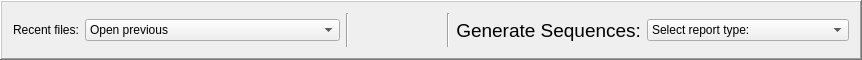
         <widget class="QFrame" name="frame_7">
          <property name="sizePolicy">
           <sizepolicy hsizetype="Preferred" vsizetype="Preferred">
            <horstretch>0</horstretch>
            <verstretch>0</verstretch>
           </sizepolicy>
          </property>
          <property name="minimumSize">
           <size>
            <width>0</width>
            <height>60</height>
           </size>
          </property>
          <property name="maximumSize">
           <size>
            <width>16777215</width>
            <height>34</height>
           </size>
          </property>
          <property name="frameShape">
           <enum>QFrame::WinPanel</enum>
          </property>
          <property name="frameShadow">
           <enum>QFrame::Raised</enum>
          </property>
          <layout class="QHBoxLayout" name="horizontalLayout_2">
           <item>
            <widget class="QLabel" name="label_2">
             <property name="text">
              <string>Recent files:</string>
             </property>
            </widget>
           </item>
           <item>
            <widget class="QComboBox" name="cboRecent">
             <property name="minimumSize">
              <size>
               <width>255</width>
               <height>0</height>
              </size>
             </property>
             <item>
              <property name="text">
               <string>Open previous</string>
              </property>
             </item>
            </widget>
           </item>
           <item>
            <widget class="Line" name="line_6">
             <property name="orientation">
              <enum>Qt::Vertical</enum>
             </property>
            </widget>
           </item>
           <item>
            <widget class="QPushButton" name="btnCopyRecords">
             <property name="sizePolicy">
              <sizepolicy hsizetype="Fixed" vsizetype="Preferred">
               <horstretch>0</horstretch>
               <verstretch>0</verstretch>
              </sizepolicy>
             </property>
             <property name="minimumSize">
              <size>
               <width>0</width>
               <height>0</height>
              </size>
             </property>
             <property name="maximumSize">
              <size>
               <width>50</width>
               <height>50</height>
              </size>
             </property>
             <property name="toolTip">
              <string>&lt;html&gt;&lt;head/&gt;&lt;body&gt;&lt;p&gt;Copy checked records into another database&lt;/p&gt;&lt;/body&gt;&lt;/html&gt;</string>
             </property>
             <property name="icon">
              <iconset resource="Resources/VgenesResources.qrc">
               <normaloff>:/PNG-Icons/Duplicate.png</normaloff>:/PNG-Icons/Duplicate.png</iconset>
             </property>
             <property name="iconSize">
              <size>
               <width>24</width>
               <height>24</height>
              </size>
             </property>
             <property name="flat">
              <bool>true</bool>
             </property>
            </widget>
           </item>
           <item>
            <widget class="QPushButton" name="btnExtractRecords">
             <property name="sizePolicy">
              <sizepolicy hsizetype="Fixed" vsizetype="Preferred">
               <horstretch>0</horstretch>
               <verstretch>0</verstretch>
              </sizepolicy>
             </property>
             <property name="minimumSize">
              <size>
               <width>0</width>
               <height>0</height>
              </size>
             </property>
             <property name="maximumSize">
              <size>
               <width>40</width>
               <height>50</height>
              </size>
             </property>
             <property name="toolTip">
              <string>&lt;html&gt;&lt;head/&gt;&lt;body&gt;&lt;p&gt;Make a new VGenes database file from checked records&lt;/p&gt;&lt;/body&gt;&lt;/html&gt;</string>
             </property>
             <property name="icon">
              <iconset resource="Resources/VgenesResources.qrc">
               <normaloff>:/PNG-Icons/Insert.png</normaloff>:/PNG-Icons/Insert.png</iconset>
             </property>
             <property name="iconSize">
              <size>
               <width>24</width>
               <height>24</height>
              </size>
             </property>
             <property name="flat">
              <bool>true</bool>
             </property>
            </widget>
           </item>
           <item>
            <widget class="Line" name="line_5">
             <property name="orientation">
              <enum>Qt::Vertical</enum>
             </property>
            </widget>
           </item>
           <item>
            <widget class="QLabel" name="seqlabel_26">
             <property name="sizePolicy">
              <sizepolicy hsizetype="Preferred" vsizetype="Preferred">
               <horstretch>0</horstretch>
               <verstretch>0</verstretch>
              </sizepolicy>
             </property>
             <property name="minimumSize">
              <size>
               <width>0</width>
               <height>0</height>
              </size>
             </property>
             <property name="font">
              <font>
               <family>Lucida Grande</family>
               <pointsize>14</pointsize>
              </font>
             </property>
             <property name="text">
              <string>Generate Sequences:</string>
             </property>
             <property name="alignment">
              <set>Qt::AlignRight|Qt::AlignTrailing|Qt::AlignVCenter</set>
             </property>
            </widget>
           </item>
           <item>
            <widget class="QComboBox" name="cboReportOptions">
             <item>
              <property name="text">
               <string>Select report type:</string>
              </property>
             </item>
             <item>
              <property name="text">
               <string>Mutate Sequences</string>
              </property>
             </item>
             <item>
              <property name="text">
               <string>Sequence Editing</string>
              </property>
             </item>
             <item>
              <property name="text">
               <string>Fusion Sequences</string>
              </property>
             </item>
             <item>
              <property name="text">
               <string>Make Secreted Probe</string>
              </property>
             </item>
             <item>
              <property name="text">
               <string>Make Secreted</string>
              </property>
             </item>
             <item>
              <property name="text">
               <string>FASTA Nucleotide file</string>
              </property>
             </item>
             <item>
              <property name="text">
               <string>FASTA Amino Acid file</string>
              </property>
             </item>
             <item>
              <property name="text">
               <string>Sequence summary</string>
              </property>
             </item>
             <item>
              <property name="text">
               <string>Comma seperated values (.csv)</string>
              </property>
             </item>
             <item>
              <property name="text">
               <string>Custom report</string>
              </property>
             </item>
            </widget>
           </item>
          </layout>
         </widget>
